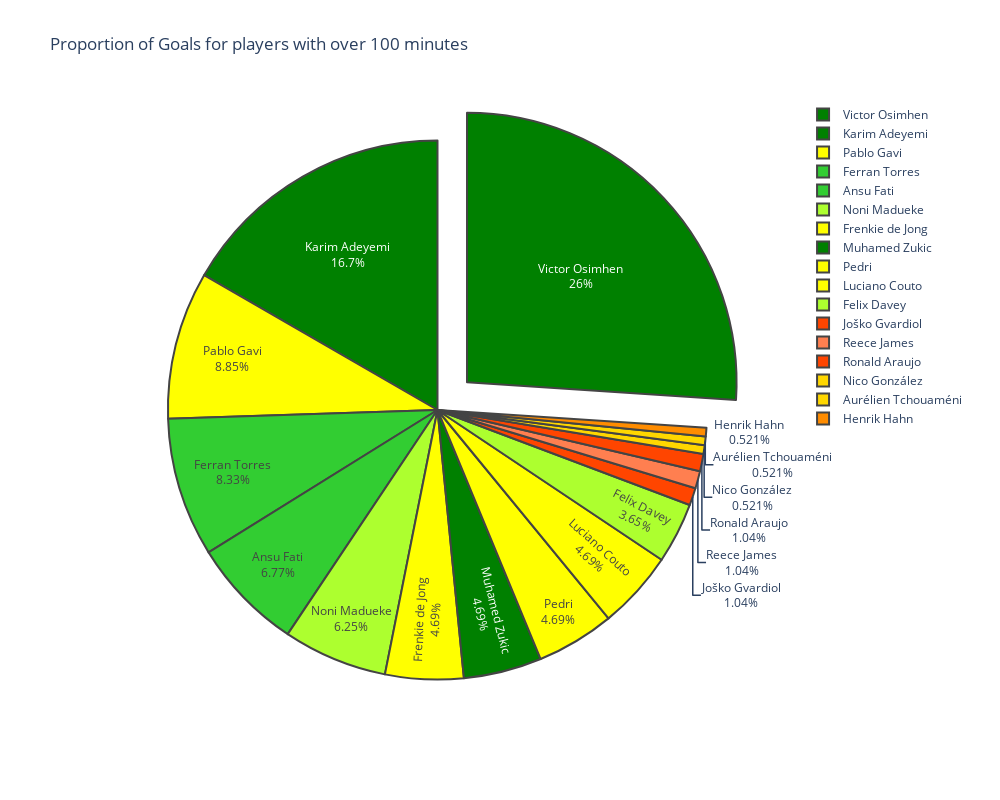
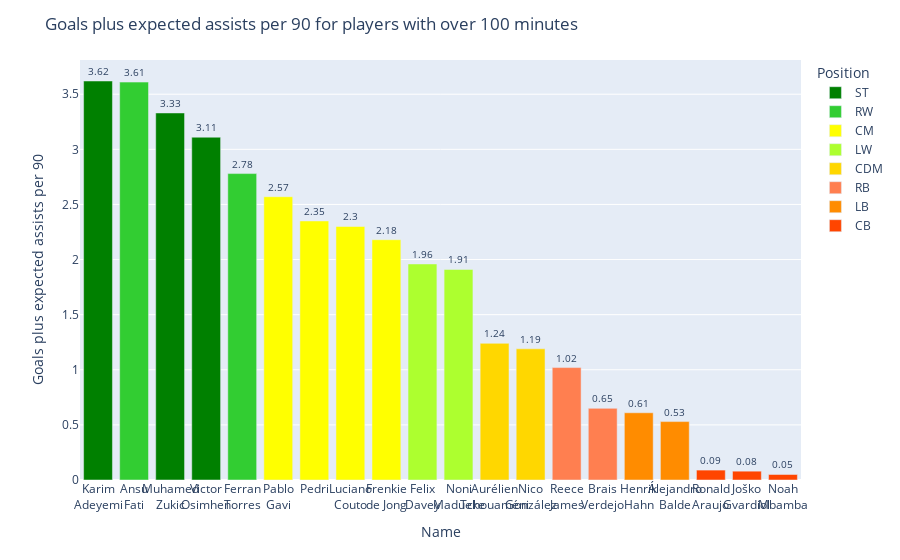
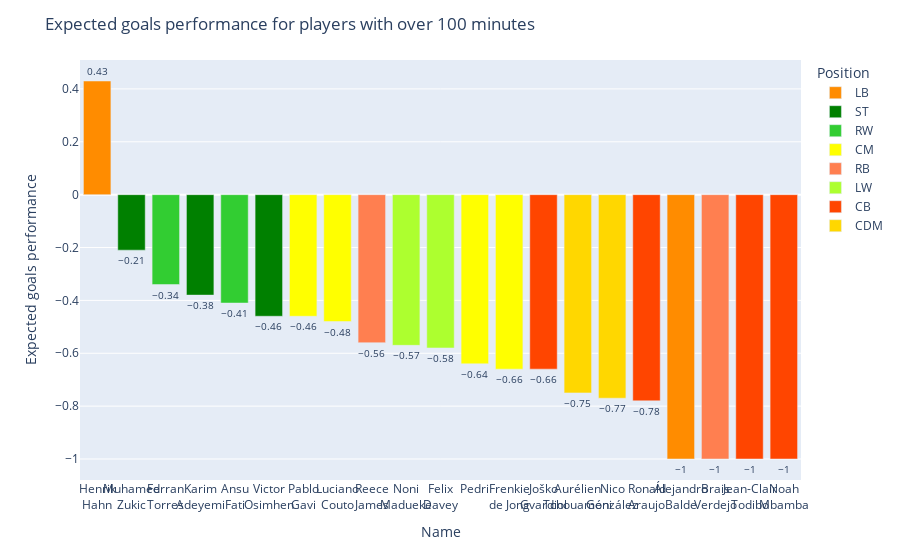
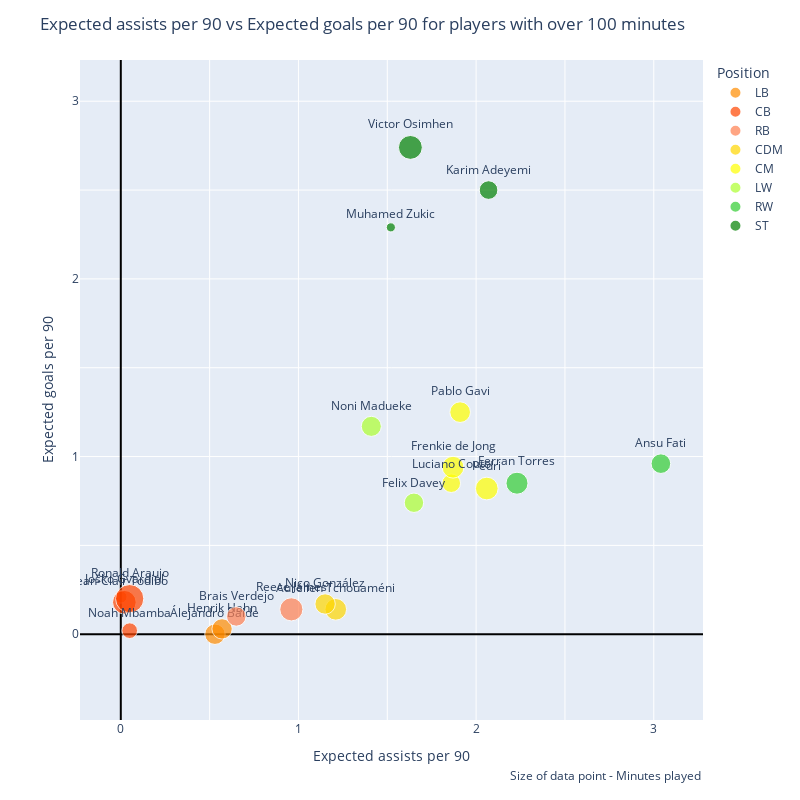

The code cell stored with these charts, in order, in its notebook:
### Markdown cell above
### Example graph outputs

### Code cell
pie_chart('Goals', pull_out=1, width=1000, min_mins=100)
bar_plot('Goals+xAp90', min_mins=100)
bar_plot('xGperf', min_mins=100)
diverging_bars('xGp90', min_mins=100)
scatter_chart('xAp90', 'xGp90', min_mins=100)
scatter_chart('PossessionWonp90', 'PossessionLostp90', min_mins=100)
scatter_chart('PossessionWonp90', 'Goals+xAp90', min_mins=100)
grouped_bar('Goalsp90', 'xGp90', min_mins=100)
bar_plot('MinutesPlayed', min_mins=100)
grouped_bar('Height', 'Weight', min_mins=0)

### Figure 1 — Plotly figure (JSON) as saved in the notebook; plotly's stock layout.template omitted (floating-point values rounded to 4 significant figures)
{"data": [{"hovertext": ["Position - ST<br>Minutes played - 3045", "Position - ST<br>Minutes played - 1854", "Position - CM<br>Minutes played - 2286", "Position - RW<br>Minutes played - 2592", "Position - RW<br>Minutes played - 2054", "Position - LW<br>Minutes played - 2161", "Position - CM<br>Minutes played - 2551", "Position - ST<br>Minutes played - 449", "Position - CM<br>Minutes played - 2760", "Position - CM<br>Minutes played - 1848", "Position - LW<br>Minutes played - 2018", "Position - CB<br>Minutes played - 2982", "Position - RB<br>Minutes played - 2861", "Position - CB<br>Minutes played - 4278", "Position - CDM<br>Minutes played - 2228", "Position - CDM<br>Minutes played - 2499", "Position - LB<br>Minutes played - 2212"], "labels": ["Victor Osimhen", "Karim Adeyemi", "Pablo Gavi", "Ferran Torres", "Ansu Fati", "Noni Madueke", "Frenkie de Jong", "Muhamed Zukic", "Pedri", "Luciano Couto", "Felix Davey", "Joško Gvardiol", "Reece James", "Ronald Araujo", "Nico González", "Aurélien Tchouaméni", "Henrik Hahn"], "marker": {"colors": ["green", "green", "yellow", "limegreen", "limegreen", "greenyellow", "yellow", "green", "yellow", "yellow", "greenyellow", "orangered", "coral", "orangered", "gold", "gold", "darkorange"], "line": {"width": 2}}, "pull": [0.15, 0, 0, 0, 0, 0, 0, 0, 0, 0, 0, 0, 0, 0, 0, 0, 0], "textinfo": "label+percent", "type": "pie", "values": [50, 32, 17, 16, 13, 12, 9, 9, 9, 9, 7, 2, 2, 2, 1, 1, 1]}], "layout": {"height": 800, "title": {"text": "Proportion of Goals for players with over 100 minutes"}, "width": 1000}}

### Figure 2 — Plotly figure (JSON) as saved in the notebook; plotly's stock layout.template omitted (floating-point values rounded to 4 significant figures)
{"data": [{"alignmentgroup": "True", "cliponaxis": false, "customdata": [[1854], [449], [3045]], "hovertemplate": "Position=ST<br>Name=%{x}<br>Goals plus expected assists per 90=%{y}<br>MinutesPlayed=%{customdata[0]}<extra></extra>", "legendgroup": "ST", "marker": {"color": "green", "pattern": {"shape": ""}}, "name": "ST", "offsetgroup": "ST", "orientation": "v", "showlegend": true, "textfont": {"size": 10}, "textposition": "outside", "texttemplate": "%{y}", "type": "bar", "x": ["Karim<br>Adeyemi", "Muhamed<br>Zukic", "Victor<br>Osimhen"], "xaxis": "x", "y": [3.62, 3.33, 3.11], "yaxis": "y"}, {"alignmentgroup": "True", "cliponaxis": false, "customdata": [[2054], [2592]], "hovertemplate": "Position=RW<br>Name=%{x}<br>Goals plus expected assists per 90=%{y}<br>MinutesPlayed=%{customdata[0]}<extra></extra>", "legendgroup": "RW", "marker": {"color": "limegreen", "pattern": {"shape": ""}}, "name": "RW", "offsetgroup": "RW", "orientation": "v", "showlegend": true, "textfont": {"size": 10}, "textposition": "outside", "texttemplate": "%{y}", "type": "bar", "x": ["Ansu<br>Fati", "Ferran<br>Torres"], "xaxis": "x", "y": [3.61, 2.78], "yaxis": "y"}, {"alignmentgroup": "True", "cliponaxis": false, "customdata": [[2286], [2760], [1848], [2551]], "hovertemplate": "Position=CM<br>Name=%{x}<br>Goals plus expected assists per 90=%{y}<br>MinutesPlayed=%{customdata[0]}<extra></extra>", "legendgroup": "CM", "marker": {"color": "yellow", "pattern": {"shape": ""}}, "name": "CM", "offsetgroup": "CM", "orientation": "v", "showlegend": true, "textfont": {"size": 10}, "textposition": "outside", "texttemplate": "%{y}", "type": "bar", "x": ["Pablo<br>Gavi", "Pedri", "Luciano<br>Couto", "Frenkie<br>de Jong"], "xaxis": "x", "y": [2.57, 2.35, 2.3, 2.18], "yaxis": "y"}, {"alignmentgroup": "True", "cliponaxis": false, "customdata": [[2018], [2161]], "hovertemplate": "Position=LW<br>Name=%{x}<br>Goals plus expected assists per 90=%{y}<br>MinutesPlayed=%{customdata[0]}<extra></extra>", "legendgroup": "LW", "marker": {"color": "greenyellow", "pattern": {"shape": ""}}, "name": "LW", "offsetgroup": "LW", "orientation": "v", "showlegend": true, "textfont": {"size": 10}, "textposition": "outside", "texttemplate": "%{y}", "type": "bar", "x": ["Felix<br>Davey", "Noni<br>Madueke"], "xaxis": "x", "y": [1.96, 1.91], "yaxis": "y"}, {"alignmentgroup": "True", "cliponaxis": false, "customdata": [[2499], [2228]], "hovertemplate": "Position=CDM<br>Name=%{x}<br>Goals plus expected assists per 90=%{y}<br>MinutesPlayed=%{customdata[0]}<extra></extra>", "legendgroup": "CDM", "marker": {"color": "gold", "pattern": {"shape": ""}}, "name": "CDM", "offsetgroup": "CDM", "orientation": "v", "showlegend": true, "textfont": {"size": 10}, "textposition": "outside", "texttemplate": "%{y}", "type": "bar", "x": ["Aurélien<br>Tchouaméni", "Nico<br>González"], "xaxis": "x", "y": [1.24, 1.19], "yaxis": "y"}, {"alignmentgroup": "True", "cliponaxis": false, "customdata": [[2861], [2032]], "hovertemplate": "Position=RB<br>Name=%{x}<br>Goals plus expected assists per 90=%{y}<br>MinutesPlayed=%{customdata[0]}<extra></extra>", "legendgroup": "RB", "marker": {"color": "coral", "pattern": {"shape": ""}}, "name": "RB", "offsetgroup": "RB", "orientation": "v", "showlegend": true, "textfont": {"size": 10}, "textposition": "outside", "texttemplate": "%{y}", "type": "bar", "x": ["Reece<br>James", "Brais<br>Verdejo"], "xaxis": "x", "y": [1.02, 0.65], "yaxis": "y"}, {"alignmentgroup": "True", "cliponaxis": false, "customdata": [[2212], [2235]], "hovertemplate": "Position=LB<br>Name=%{x}<br>Goals plus expected assists per 90=%{y}<br>MinutesPlayed=%{customdata[0]}<extra></extra>", "legendgroup": "LB", "marker": {"color": "darkorange", "pattern": {"shape": ""}}, "name": "LB", "offsetgroup": "LB", "orientation": "v", "showlegend": true, "textfont": {"size": 10}, "textposition": "outside", "texttemplate": "%{y}", "type": "bar", "x": ["Henrik<br>Hahn", "Álejandro<br>Balde"], "xaxis": "x", "y": [0.61, 0.53], "yaxis": "y"}, {"alignmentgroup": "True", "cliponaxis": false, "customdata": [[4278], [2982], [1311]], "hovertemplate": "Position=CB<br>Name=%{x}<br>Goals plus expected assists per 90=%{y}<br>MinutesPlayed=%{customdata[0]}<extra></extra>", "legendgroup": "CB", "marker": {"color": "orangered", "pattern": {"shape": ""}}, "name": "CB", "offsetgroup": "CB", "orientation": "v", "showlegend": true, "textfont": {"size": 10}, "textposition": "outside", "texttemplate": "%{y}", "type": "bar", "x": ["Ronald<br>Araujo", "Joško<br>Gvardiol", "Noah<br>Mbamba"], "xaxis": "x", "y": [0.09, 0.08, 0.05], "yaxis": "y"}], "layout": {"barmode": "relative", "legend": {"title": {"text": "Position"}, "tracegroupgap": 0}, "margin": {"t": 60}, "title": {"text": "Goals plus expected assists per 90 for players with over 100 minutes"}, "xaxis": {"anchor": "y", "categoryorder": "min descending", "domain": [0, 1], "tickangle": 0, "title": {"text": "Name"}}, "yaxis": {"anchor": "x", "domain": [0, 1], "title": {"text": "Goals plus expected assists per 90"}}}}

### Figure 3 — Plotly figure (JSON) as saved in the notebook; plotly's stock layout.template omitted (floating-point values rounded to 4 significant figures)
{"data": [{"alignmentgroup": "True", "cliponaxis": false, "customdata": [[2212], [2235]], "hovertemplate": "Position=LB<br>Name=%{x}<br>Expected goals performance=%{y}<br>MinutesPlayed=%{customdata[0]}<extra></extra>", "legendgroup": "LB", "marker": {"color": "darkorange", "pattern": {"shape": ""}}, "name": "LB", "offsetgroup": "LB", "orientation": "v", "showlegend": true, "textfont": {"size": 10}, "textposition": "outside", "texttemplate": "%{y}", "type": "bar", "x": ["Henrik<br>Hahn", "Álejandro<br>Balde"], "xaxis": "x", "y": [0.43, -1], "yaxis": "y"}, {"alignmentgroup": "True", "cliponaxis": false, "customdata": [[449], [1854], [3045]], "hovertemplate": "Position=ST<br>Name=%{x}<br>Expected goals performance=%{y}<br>MinutesPlayed=%{customdata[0]}<extra></extra>", "legendgroup": "ST", "marker": {"color": "green", "pattern": {"shape": ""}}, "name": "ST", "offsetgroup": "ST", "orientation": "v", "showlegend": true, "textfont": {"size": 10}, "textposition": "outside", "texttemplate": "%{y}", "type": "bar", "x": ["Muhamed<br>Zukic", "Karim<br>Adeyemi", "Victor<br>Osimhen"], "xaxis": "x", "y": [-0.21, -0.38, -0.46], "yaxis": "y"}, {"alignmentgroup": "True", "cliponaxis": false, "customdata": [[2592], [2054]], "hovertemplate": "Position=RW<br>Name=%{x}<br>Expected goals performance=%{y}<br>MinutesPlayed=%{customdata[0]}<extra></extra>", "legendgroup": "RW", "marker": {"color": "limegreen", "pattern": {"shape": ""}}, "name": "RW", "offsetgroup": "RW", "orientation": "v", "showlegend": true, "textfont": {"size": 10}, "textposition": "outside", "texttemplate": "%{y}", "type": "bar", "x": ["Ferran<br>Torres", "Ansu<br>Fati"], "xaxis": "x", "y": [-0.34, -0.41], "yaxis": "y"}, {"alignmentgroup": "True", "cliponaxis": false, "customdata": [[2286], [1848], [2760], [2551]], "hovertemplate": "Position=CM<br>Name=%{x}<br>Expected goals performance=%{y}<br>MinutesPlayed=%{customdata[0]}<extra></extra>", "legendgroup": "CM", "marker": {"color": "yellow", "pattern": {"shape": ""}}, "name": "CM", "offsetgroup": "CM", "orientation": "v", "showlegend": true, "textfont": {"size": 10}, "textposition": "outside", "texttemplate": "%{y}", "type": "bar", "x": ["Pablo<br>Gavi", "Luciano<br>Couto", "Pedri", "Frenkie<br>de Jong"], "xaxis": "x", "y": [-0.46, -0.48, -0.64, -0.66], "yaxis": "y"}, {"alignmentgroup": "True", "cliponaxis": false, "customdata": [[2861], [2032]], "hovertemplate": "Position=RB<br>Name=%{x}<br>Expected goals performance=%{y}<br>MinutesPlayed=%{customdata[0]}<extra></extra>", "legendgroup": "RB", "marker": {"color": "coral", "pattern": {"shape": ""}}, "name": "RB", "offsetgroup": "RB", "orientation": "v", "showlegend": true, "textfont": {"size": 10}, "textposition": "outside", "texttemplate": "%{y}", "type": "bar", "x": ["Reece<br>James", "Brais<br>Verdejo"], "xaxis": "x", "y": [-0.56, -1], "yaxis": "y"}, {"alignmentgroup": "True", "cliponaxis": false, "customdata": [[2161], [2018]], "hovertemplate": "Position=LW<br>Name=%{x}<br>Expected goals performance=%{y}<br>MinutesPlayed=%{customdata[0]}<extra></extra>", "legendgroup": "LW", "marker": {"color": "greenyellow", "pattern": {"shape": ""}}, "name": "LW", "offsetgroup": "LW", "orientation": "v", "showlegend": true, "textfont": {"size": 10}, "textposition": "outside", "texttemplate": "%{y}", "type": "bar", "x": ["Noni<br>Madueke", "Felix<br>Davey"], "xaxis": "x", "y": [-0.57, -0.58], "yaxis": "y"}, {"alignmentgroup": "True", "cliponaxis": false, "customdata": [[2982], [4278], [830], [1311]], "hovertemplate": "Position=CB<br>Name=%{x}<br>Expected goals performance=%{y}<br>MinutesPlayed=%{customdata[0]}<extra></extra>", "legendgroup": "CB", "marker": {"color": "orangered", "pattern": {"shape": ""}}, "name": "CB", "offsetgroup": "CB", "orientation": "v", "showlegend": true, "textfont": {"size": 10}, "textposition": "outside", "texttemplate": "%{y}", "type": "bar", "x": ["Joško<br>Gvardiol", "Ronald<br>Araujo", "Jean-Clair<br>Todibo", "Noah<br>Mbamba"], "xaxis": "x", "y": [-0.66, -0.78, -1, -1], "yaxis": "y"}, {"alignmentgroup": "True", "cliponaxis": false, "customdata": [[2499], [2228]], "hovertemplate": "Position=CDM<br>Name=%{x}<br>Expected goals performance=%{y}<br>MinutesPlayed=%{customdata[0]}<extra></extra>", "legendgroup": "CDM", "marker": {"color": "gold", "pattern": {"shape": ""}}, "name": "CDM", "offsetgroup": "CDM", "orientation": "v", "showlegend": true, "textfont": {"size": 10}, "textposition": "outside", "texttemplate": "%{y}", "type": "bar", "x": ["Aurélien<br>Tchouaméni", "Nico<br>González"], "xaxis": "x", "y": [-0.75, -0.77], "yaxis": "y"}], "layout": {"barmode": "relative", "legend": {"title": {"text": "Position"}, "tracegroupgap": 0}, "margin": {"t": 60}, "title": {"text": "Expected goals performance for players with over 100 minutes"}, "xaxis": {"anchor": "y", "categoryorder": "min descending", "domain": [0, 1], "tickangle": 0, "title": {"text": "Name"}}, "yaxis": {"anchor": "x", "domain": [0, 1], "title": {"text": "Expected goals performance"}}}}

### Figure 4 — Plotly figure (JSON) as saved in the notebook; plotly's stock layout.template omitted (floating-point values rounded to 4 significant figures)
{"data": [{"customdata": [["Álejandro Balde"], ["Henrik Hahn"]], "hovertemplate": "Position=LB<br>Expected assists per 90=%{x}<br>Expected goals per 90=%{y}<br>Minutes played=%{marker.size}<br>Name=%{customdata[0]}<extra></extra>", "legendgroup": "LB", "marker": {"color": "darkorange", "size": [2235, 2212], "sizemode": "area", "sizeref": 10.7, "symbol": "circle"}, "mode": "markers+text", "name": "LB", "orientation": "v", "showlegend": true, "text": ["Álejandro Balde", "Henrik Hahn"], "textposition": "top center", "type": "scatter", "x": [0.53, 0.57], "xaxis": "x", "y": [0, 0.03], "yaxis": "y"}, {"customdata": [["Jean-Clair Todibo"], ["Joško Gvardiol"], ["Ronald Araujo"], ["Noah Mbamba"]], "hovertemplate": "Position=CB<br>Expected assists per 90=%{x}<br>Expected goals per 90=%{y}<br>Minutes played=%{marker.size}<br>Name=%{customdata[0]}<extra></extra>", "legendgroup": "CB", "marker": {"color": "orangered", "size": [830, 2982, 4278, 1311], "sizemode": "area", "sizeref": 10.7, "symbol": "circle"}, "mode": "markers+text", "name": "CB", "orientation": "v", "showlegend": true, "text": ["Jean-Clair Todibo", "Joško Gvardiol", "Ronald Araujo", "Noah Mbamba"], "textposition": "top center", "type": "scatter", "x": [0, 0.02, 0.05, 0.05], "xaxis": "x", "y": [0.21, 0.18, 0.2, 0.02], "yaxis": "y"}, {"customdata": [["Reece James"], ["Brais Verdejo"]], "hovertemplate": "Position=RB<br>Expected assists per 90=%{x}<br>Expected goals per 90=%{y}<br>Minutes played=%{marker.size}<br>Name=%{customdata[0]}<extra></extra>", "legendgroup": "RB", "marker": {"color": "coral", "size": [2861, 2032], "sizemode": "area", "sizeref": 10.7, "symbol": "circle"}, "mode": "markers+text", "name": "RB", "orientation": "v", "showlegend": true, "text": ["Reece James", "Brais Verdejo"], "textposition": "top center", "type": "scatter", "x": [0.96, 0.65], "xaxis": "x", "y": [0.14, 0.1], "yaxis": "y"}, {"customdata": [["Aurélien Tchouaméni"], ["Nico González"]], "hovertemplate": "Position=CDM<br>Expected assists per 90=%{x}<br>Expected goals per 90=%{y}<br>Minutes played=%{marker.size}<br>Name=%{customdata[0]}<extra></extra>", "legendgroup": "CDM", "marker": {"color": "gold", "size": [2499, 2228], "sizemode": "area", "sizeref": 10.7, "symbol": "circle"}, "mode": "markers+text", "name": "CDM", "orientation": "v", "showlegend": true, "text": ["Aurélien Tchouaméni", "Nico González"], "textposition": "top center", "type": "scatter", "x": [1.21, 1.15], "xaxis": "x", "y": [0.14, 0.17], "yaxis": "y"}, {"customdata": [["Luciano Couto"], ["Pablo Gavi"], ["Pedri"], ["Frenkie de Jong"]], "hovertemplate": "Position=CM<br>Expected assists per 90=%{x}<br>Expected goals per 90=%{y}<br>Minutes played=%{marker.size}<br>Name=%{customdata[0]}<extra></extra>", "legendgroup": "CM", "marker": {"color": "yellow", "size": [1848, 2286, 2760, 2551], "sizemode": "area", "sizeref": 10.7, "symbol": "circle"}, "mode": "markers+text", "name": "CM", "orientation": "v", "showlegend": true, "text": ["Luciano Couto", "Pablo Gavi", "Pedri", "Frenkie de Jong"], "textposition": "top center", "type": "scatter", "x": [1.86, 1.91, 2.06, 1.87], "xaxis": "x", "y": [0.85, 1.25, 0.82, 0.94], "yaxis": "y"}, {"customdata": [["Felix Davey"], ["Noni Madueke"]], "hovertemplate": "Position=LW<br>Expected assists per 90=%{x}<br>Expected goals per 90=%{y}<br>Minutes played=%{marker.size}<br>Name=%{customdata[0]}<extra></extra>", "legendgroup": "LW", "marker": {"color": "greenyellow", "size": [2018, 2161], "sizemode": "area", "sizeref": 10.7, "symbol": "circle"}, "mode": "markers+text", "name": "LW", "orientation": "v", "showlegend": true, "text": ["Felix Davey", "Noni Madueke"], "textposition": "top center", "type": "scatter", "x": [1.65, 1.41], "xaxis": "x", "y": [0.74, 1.17], "yaxis": "y"}, {"customdata": [["Ansu Fati"], ["Ferran Torres"]], "hovertemplate": "Position=RW<br>Expected assists per 90=%{x}<br>Expected goals per 90=%{y}<br>Minutes played=%{marker.size}<br>Name=%{customdata[0]}<extra></extra>", "legendgroup": "RW", "marker": {"color": "limegreen", "size": [2054, 2592], "sizemode": "area", "sizeref": 10.7, "symbol": "circle"}, "mode": "markers+text", "name": "RW", "orientation": "v", "showlegend": true, "text": ["Ansu Fati", "Ferran Torres"], "textposition": "top center", "type": "scatter", "x": [3.04, 2.23], "xaxis": "x", "y": [0.96, 0.85], "yaxis": "y"}, {"customdata": [["Muhamed Zukic"], ["Karim Adeyemi"], ["Victor Osimhen"]], "hovertemplate": "Position=ST<br>Expected assists per 90=%{x}<br>Expected goals per 90=%{y}<br>Minutes played=%{marker.size}<br>Name=%{customdata[0]}<extra></extra>", "legendgroup": "ST", "marker": {"color": "green", "size": [449, 1854, 3045], "sizemode": "area", "sizeref": 10.7, "symbol": "circle"}, "mode": "markers+text", "name": "ST", "orientation": "v", "showlegend": true, "text": ["Muhamed Zukic", "Karim Adeyemi", "Victor Osimhen"], "textposition": "top center", "type": "scatter", "x": [1.52, 2.07, 1.63], "xaxis": "x", "y": [2.29, 2.5, 2.74], "yaxis": "y"}], "layout": {"annotations": [{"showarrow": false, "text": "Size of data point - Minutes played", "x": 1, "xanchor": "right", "xref": "paper", "xshift": 0, "y": -0.1, "yanchor": "auto", "yref": "paper", "yshift": 0}], "height": 800, "legend": {"itemsizing": "constant", "title": {"text": "Position"}, "tracegroupgap": 0}, "margin": {"t": 60}, "title": {"text": "Expected assists per 90 vs Expected goals per 90 for players with over 100 minutes"}, "width": 800, "xaxis": {"anchor": "y", "domain": [0, 1], "dtick": 0.5, "scaleanchor": "y", "scaleratio": 1, "tick0": 0, "ticklabelstep": 2, "title": {"text": "Expected assists per 90"}, "zeroline": true, "zerolinecolor": "Black", "zerolinewidth": 2}, "yaxis": {"anchor": "x", "domain": [0, 1], "dtick": 0.5, "scaleanchor": "x", "scaleratio": 1, "tick0": 0, "ticklabelstep": 2, "title": {"text": "Expected goals per 90"}, "zeroline": true, "zerolinecolor": "Black", "zerolinewidth": 2}}}
